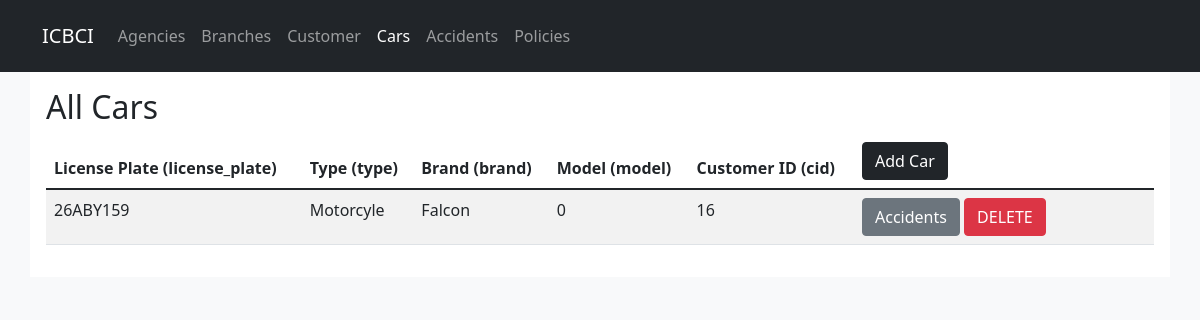
Screenshot of /ICBCI/car.php with the database file from the repository.
### tables this page shows
CREATE TABLE `customercars` (
  `license_plate` varchar(9) NOT NULL,
  `type` varchar(30) DEFAULT NULL,
  `brand` varchar(20) DEFAULT NULL,
  `model` int(11) DEFAULT NULL,
  `cid` int(11) DEFAULT NULL
);

### ICBCI/car.php (the view, shortened to what this page needs)
<?php
  include "config.php";
?>
<!DOCTYPE html>
<html>
<head>
    <link href="https://cdn.jsdelivr.net/npm/bootstrap@5.1.3/dist/css/bootstrap.min.css" rel="stylesheet">
</head>
<body class="bg-light">
  <nav class="navbar navbar-expand-lg navbar-dark bg-dark p-3">
    <div class="container">
    <a class="navbar-brand" href="#">ICBCI</a>
    <div class="collapse navbar-collapse" id="navbarSupportedContent">
      <ul class="navbar-nav mr-auto">
        <li class="nav-item">
          <a class="nav-link" href="agency.php">Agencies</a>
        </li>
        <li class="nav-item">
          <a class="nav-link" href="branch.php">Branches</a>
        </li>
        <li class="nav-item">
          <a class="nav-link" href="customer.php">Customer</a>
        </li>
        <li class="nav-item">
          <a class="nav-link active" href="car.php">Cars</a>
        </li>
        <li class="nav-item">
          <a class="nav-link" href="accident.php">Accidents</a>
        </li>
        <li class="nav-item">
          <a class="nav-link" href="policy.php">Policies</a>
        </li>
      </ul>
    </div>
    </div>
  </nav>
  <div class="container bg-white p-3">
    <?php
      if(isset($_GET['cid'])) {
        echo '<h2>Cars of '.$_GET['cid'].'</h2>';
      }else{
        echo '<h2>All Cars</h2>';
      }
    ?>
    <table class="table table-striped ">
      <thead>
        <tr>
          <th scope="col">License Plate (license_plate)</th>
          <th scope="col">Type (type)</th>
          <th scope="col">Brand (brand)</th>
          <th scope="col">Model (model)</th>
          <th scope="col">Customer ID (cid)</th>
          <th scope="col" width="300px">
            <a href="car_new.php" class="btn btn-dark">Add Car</a>
          </th>
        </tr>
      </thead>
      <tbody>
        <?php
        if(isset($_GET['cid'])){
          $cid = $_GET['cid'];
          $sql_statement = "SELECT license_plate, type, brand, model, cid FROM customercars WHERE cid='$cid' ORDER BY license_plate desc";
          $cars   = mysqli_query($db, $sql_statement);
          print_r(mysqli_error($db));
          foreach($cars as $car){
            echo '<tr>';
            echo '<td>' . $car['license_plate'] . '</td>';
            echo '<td>' . $car['type'] . '</td>';
            echo '<td>' . $car['brand'] . '</td>';
            echo '<td>' . $car['model'] . '</td>';
            echo '<td>' . $car['cid'] . '</td>';
            echo '<td>
                  <a href="accident.php?license_plate='.$car['license_plate'].'" class="btn btn-dark">Accidents</a>
                  <a href="car_delete.php?license_plate='.$car['license_plate'].'" class="btn btn-danger">DELETE</a></td>';
            echo '</tr>';
          }
        }else{
          $sql_statement = "SELECT license_plate, type, brand, model, cid FROM customercars ORDER BY license_plate desc";
          $cars   = mysqli_query($db, $sql_statement);
          foreach($cars as $car){
            echo '<tr>';
            echo '<td>' . $car['license_plate'] . '</td>';
            echo '<td>' . $car['type'] . '</td>';
            echo '<td>' . $car['brand'] . '</td>';
            echo '<td>' . $car['model'] . '</td>';
            echo '<td>' . $car['cid'] . '</td>';
            echo '<td>
                  <a href="accident.php?license_plate='.$car['license_plate'].'" class="btn btn-secondary">Accidents</a>
                  <a href="car_delete.php?license_plate='.$car['license_plate'].'" class="btn btn-danger">DELETE</a></td>';
            echo '</tr>';
          }
        }
        ?>
      </tbody>
    </table>
  </div>
</body>
</html>

### rows the page displays
customercars: license_plate "26ABY159", type "Motorcyle", brand "Falcon", model "0", cid "16"
